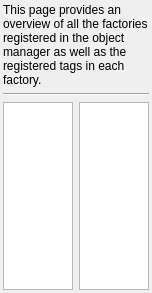
          <widget class="QWidget" name="pageFactories">
           <property name="geometry">
            <rect>
             <x>0</x>
             <y>0</y>
             <width>142</width>
             <height>293</height>
            </rect>
           </property>
           <attribute name="label">
            <string>Factories</string>
           </attribute>
           <layout class="QGridLayout" name="gridLayout">
            <property name="margin">
             <number>3</number>
            </property>
            <item row="0" column="0" colspan="2">
             <widget class="QLabel" name="label_4">
              <property name="text">
               <string>This page provides an overview of all the factories registered in the object manager as well as the registered tags in each factory. </string>
              </property>
              <property name="wordWrap">
               <bool>true</bool>
              </property>
             </widget>
            </item>
            <item row="1" column="0" colspan="2">
             <widget class="Line" name="line_3">
              <property name="orientation">
               <enum>Qt::Horizontal</enum>
              </property>
             </widget>
            </item>
            <item row="2" column="0" colspan="2">
             <layout class="QHBoxLayout" name="horizontalLayout_2">
              <item>
               <widget class="QListWidget" name="listFactories"/>
              </item>
              <item>
               <widget class="QListWidget" name="listFactoryItemIDs"/>
              </item>
             </layout>
            </item>
           </layout>
          </widget>
